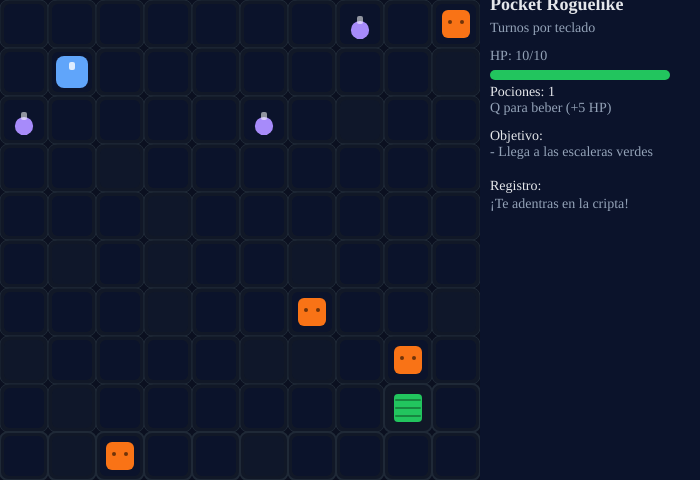
Frame 1 (no input)
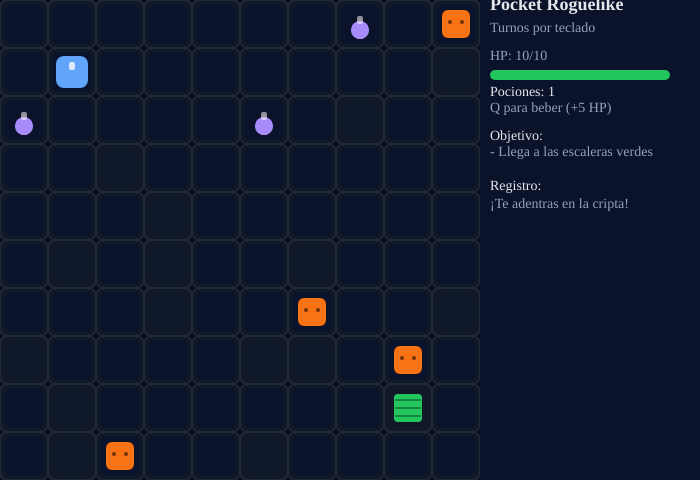
Frame 60 (no input)
Frame 120 (the mouse pressed at the canvas centre since frame 60): identical to frame 60, image omitted

The p5.js sketch that drew these frames (run headless with seeded random() and noise() and a simulated clock; from frame 60 on, the mouse is pressed at the canvas centre):

// p5.js sketch
// ── sketch.js
const GRID_W = 10;
const GRID_H = 10;
const TILE   = 48;

const CANVAS_W = GRID_W * TILE + 220; 
const CANVAS_H = GRID_H * TILE;

const COLORS = {
  bg:    '#0b1020',
  tile:  '#111827',
  wall:  '#0f172a',
  grid:  '#1f2937',
  floor: '#0b132b',
  stairs:'#22c55e',
  player:'#60a5fa',
  enemy: '#f97316',
  potion:'#a78bfa',
  text:  '#e5e7eb',
  dim:   '#94a3b8',
  hpHi:  '#22c55e',
  hpMd:  '#f59e0b',
  hpLo:  '#ef4444',
};

const CELL = {
  FLOOR: 0,
  WALL:  1,
  STAIRS:2
};

const GS = {
  AWAIT_INPUT: 'AWAIT_INPUT',
  ENEMY_TURN:  'ENEMY_TURN',
  WIN:         'WIN',
  GAME_OVER:   'GAME_OVER'
};

let map, player, enemies, items, gameState, log;

function setup(){
  createCanvas(CANVAS_W, CANVAS_H);
  textFont('system-ui, -apple-system, Segoe UI, Roboto, sans-serif');
  newGame();
}

function newGame(){
  map = genMap();
  player = makePlayer(1,1);
  enemies = spawnEnemies(4);
  items = spawnItems({potions:3});
  gameState = GS.AWAIT_INPUT;
  log = [];
  addLog('¡Te adentras en la cripta!');
}

function draw(){
  background(COLORS.bg);
  drawBoard();
  drawSidebar();

  if (gameState === GS.WIN){
    drawBanner('¡Subes por las escaleras!\nHas escapado.');
  } else if (gameState === GS.GAME_OVER){
    drawBanner('Has caído…\nPresiona R para reiniciar.');
  }
}

function genMap(){
  const m = Array.from({length:GRID_H},()=>Array(GRID_W).fill(CELL.FLOOR));
  const safe = new Set();
  for (let y=0;y<GRID_H;y++){
    for (let x=0;x<GRID_W;x++){
      if (dist2(x,y,1,1)<=2 || dist2(x,y,GRID_W-2,GRID_H-2)<=2) safe.add(`${x},${y}`);
    }
  }
  for (let y=0;y<GRID_H;y++){
    for (let x=0;x<GRID_W;x++){
      if (!safe.has(`${x},${y}`) && random()<0.16) m[y][x]=CELL.WALL;
    }
  }

  m[GRID_H-2][GRID_W-2]=CELL.STAIRS;
  return m;
}

function dist2(x1,y1,x2,y2){ return abs(x1-x2)+abs(y1-y2); }

function isInside(x,y){ return x>=0 && y>=0 && x<GRID_W && y<GRID_H; }
function isWall(x,y){ return map[y][x]===CELL.WALL; }
function isWalkable(x,y){
  if(!isInside(x,y) || isWall(x,y)) return false;

  if (enemies.some(e=>e.alive && e.x===x && e.y===y)) return false;
  if (player && player.x===x && player.y===y) return false;
  return true;
}

function makePlayer(x,y){
  return { x,y, hp:10, maxHp:10, atk:3, potions:1, hasWon:false };
}
function makeEnemy(x,y){
  return { x,y, hp:4, atk:2, alive:true };
}

function spawnEnemies(n){
  const arr=[];
  while(arr.length<n){
    const x = floor(random(0,GRID_W));
    const y = floor(random(0,GRID_H));
    if ((x===1&&y===1) || (x===GRID_W-2&&y===GRID_H-2)) continue;
    if (!isWall(x,y) && !arr.some(e=>e.x===x&&e.y===y)){
      arr.push(makeEnemy(x,y));
    }
  }
  return arr;
}

function spawnItems(cfg){
  const it=[];
  let placed=0;
  while(placed<cfg.potions){
    const x = floor(random(0,GRID_W));
    const y = floor(random(0,GRID_H));
    if (map[y][x]!==CELL.FLOOR) continue;
    if ((x===1&&y===1) || (x===GRID_W-2&&y===GRID_H-2)) continue;
    if (enemies.some(e=>e.x===x&&e.y===y) || (player && player.x===x && player.y===y)) continue;
    it.push({ type:'potion', x,y });
    placed++;
  }
  return it;
}

function keyPressed(){
  if (gameState===GS.WIN || gameState===GS.GAME_OVER){
    if (key==='r' || key==='R') newGame();
    return;
  }
  if (gameState!==GS.AWAIT_INPUT) return;

  const dir = dirFromKey(keyCode);
  if (dir){
    playerAct(dir.dx, dir.dy);
  } else if (key==='g' || key==='G'){ 
    addLog('Esperas un instante…');
    nextTurn();
  } else if ((key==='q'||key==='Q') && player.potions>0){
    
    usePotion();
    nextTurn();
  }
}

function dirFromKey(kc){
  const D = {
    LEFT: {dx:-1,dy: 0}, RIGHT:{dx: 1,dy:0},
    UP:   {dx: 0,dy:-1}, DOWN: {dx: 0,dy:1}
  };
  switch (kc){
    case LEFT_ARROW:  return D.LEFT;
    case RIGHT_ARROW: return D.RIGHT;
    case UP_ARROW:    return D.UP;
    case DOWN_ARROW:  return D.DOWN;
    case 65: return D.LEFT;  
    case 68: return D.RIGHT; 
    case 87: return D.UP;    
    case 83: return D.DOWN;  
  }
  return null;
}

function playerAct(dx,dy){
  const nx = player.x + dx;
  const ny = player.y + dy;
  if (!isInside(nx,ny)) return;

  const foe = enemies.find(e=>e.alive && e.x===nx && e.y===ny);
  if (foe){
    attack(player, foe);
    if (!foe.alive) addLog('El enemigo cae.');
    nextTurn();
    return;
  }

  if (!isWall(nx,ny) && !enemies.some(e=>e.alive && e.x===nx && e.y===ny)){
    player.x = nx; player.y = ny;

    const idx = items.findIndex(it=>it.x===nx && it.y===ny);
    if (idx>-1 && items[idx].type==='potion'){
      items.splice(idx,1);
      player.potions++;
      addLog('Recoges una poción (+1).');
    }

    if (map[ny][nx]===CELL.STAIRS){
      gameState = GS.WIN;
      addLog('¡Has encontrado la salida!');
      return;
    }

    nextTurn();
  }
}

function usePotion(){
  player.hp = min(player.maxHp, player.hp + 5);
  player.potions--;
  addLog('Bebes una poción (+5 HP).');
}

function nextTurn(){
  gameState = GS.ENEMY_TURN;
  enemiesAct();
  if (player.hp<=0) {
    gameState = GS.GAME_OVER;
    addLog('Te han derrotado.');
  } else if (gameState!==GS.WIN){
    gameState = GS.AWAIT_INPUT;
  }
}

function attack(att, def){
  def.hp -= att.atk;
  addLog(`${att===player?'Atacas a un enemigo':'El enemigo te golpea'} (-${att.atk}).`);
  if (def.hp<=0){
    def.alive=false;
  }
}

function enemiesAct(){
  for (const e of enemies){
    if (!e.alive) continue;

    if (dist2(e.x,e.y,player.x,player.y)===1){
      attack(e, player);
      continue;
    }

    let dx=0, dy=0;
    const d = dist2(e.x,e.y,player.x,player.y);
    if (d<=6){
      dx = Math.sign(player.x - e.x);
      dy = Math.sign(player.y - e.y);

      if (abs(player.x - e.x) > abs(player.y - e.y)) dy = 0;
      else dx = 0;
    } else {

      const dirs = [{dx:1,dy:0},{dx:-1,dy:0},{dx:0,dy:1},{dx:0,dy:-1},{dx:0,dy:0}];
      const pick = random(dirs);
      dx = pick.dx; dy = pick.dy;
    }

    const nx = e.x + dx, ny = e.y + dy;

    if (isInside(nx,ny) && map[ny][nx]!==CELL.WALL && !(nx===player.x&&ny===player.y)
        && !enemies.some(o=>o!==e && o.alive && o.x===nx && o.y===ny)){
      e.x = nx; e.y = ny;
    }
  }
}


function drawBoard(){

  for (let y=0;y<GRID_H;y++){
    for (let x=0;x<GRID_W;x++){
      const px = x*TILE;
      const py = y*TILE;

      noStroke();
      fill(COLORS.tile);
      rect(px,py,TILE,TILE,8);

      if (map[y][x]===CELL.WALL){
        fill(COLORS.wall);
        rect(px+4,py+4,TILE-8,TILE-8,6);
      } else if (map[y][x]===CELL.STAIRS){
        fill(COLORS.stairs);
        rect(px+10,py+10,TILE-20,TILE-20,4);

        stroke(0,80); strokeWeight(2);
        for(let i=0;i<3;i++){
          line(px+12, py+16+i*8, px+TILE-12, py+16+i*8);
        }
        noStroke();
      } else {
 
        fill(COLORS.floor);
        rect(px+4,py+4,TILE-8,TILE-8,6);
      }


      stroke(COLORS.grid);
      noFill();
      rect(px,py,TILE,TILE,8);
    }
  }


  for (const it of items){
    if (it.type==='potion'){
      const cx = it.x*TILE + TILE/2;
      const cy = it.y*TILE + TILE/2 + 6;
      noStroke();
      fill(COLORS.potion);
      ellipse(cx, cy, TILE*0.38, TILE*0.38);
      fill(255,140);
      rect(cx-3, cy-14, 6, 8, 2);
    }
  }


  for (const e of enemies){
    if (!e.alive) continue;
    const cx = e.x*TILE + TILE/2;
    const cy = e.y*TILE + TILE/2;
    noStroke();
    fill(COLORS.enemy);
    rect(cx-14, cy-14, 28, 28, 6);

    fill(0,140);
    ellipse(cx-6, cy-2, 4,4);
    ellipse(cx+6, cy-2, 4,4);
  }


  const px = player.x*TILE + TILE/2;
  const py = player.y*TILE + TILE/2;
  noStroke();
  fill(COLORS.player);
  rect(px-16, py-16, 32, 32, 8);
  fill(255,200);
  rect(px-3, py-10, 6, 8, 2); 
}

function drawSidebar(){
  const x0 = GRID_W*TILE + 10;
  const y0 = 10;
  noStroke(); fill('#0b132b');
  rect(GRID_W*TILE,0, 220, CANVAS_H);

  fill(COLORS.text);
  textSize(18); textStyle(BOLD);
  text('Pocket Roguelike', x0, y0);

  textStyle(NORMAL);
  textSize(14);
  fill(COLORS.dim);
  text('Turnos por teclado', x0, y0+22);


  const hpY = y0 + 50;
  fill(COLORS.dim);
  text(`HP: ${player.hp}/${player.maxHp}`, x0, hpY);
  const barW=180, barH=10;
  const ratio = player.hp/player.maxHp;
  const hpColor = ratio>0.6?COLORS.hpHi: ratio>0.3?COLORS.hpMd:COLORS.hpLo;
  fill('#111827'); rect(x0, hpY+10, barW, barH, 6);
  fill(hpColor);   rect(x0, hpY+10, barW*max(0,ratio), barH, 6);

  const invY = hpY + 36;
  fill(COLORS.text);
  text(`Pociones: ${player.potions}`, x0, invY);
  fill(COLORS.dim);
  text('Q para beber (+5 HP)', x0, invY+16);


  const objY = invY + 44;
  fill(COLORS.text); text('Objetivo:', x0, objY);
  fill(COLORS.dim);  text('- Llega a las escaleras verdes', x0, objY+16);

  const logY = objY + 50;
  fill(COLORS.text); text('Registro:', x0, logY);
  fill(COLORS.dim);
  const last = log.slice(-7);
  for (let i=0;i<last.length;i++){
    text(last[i], x0, logY+18*(i+1));
  }
}

function drawBanner(txt){
  push();
  fill(0,160); rect(0,0,width,height);
  textAlign(CENTER,CENTER);
  textSize(26); textStyle(BOLD);
  fill(255); text(txt, width/2, height/2);
  pop();
}

function addLog(s){
  log.push(s);
}
